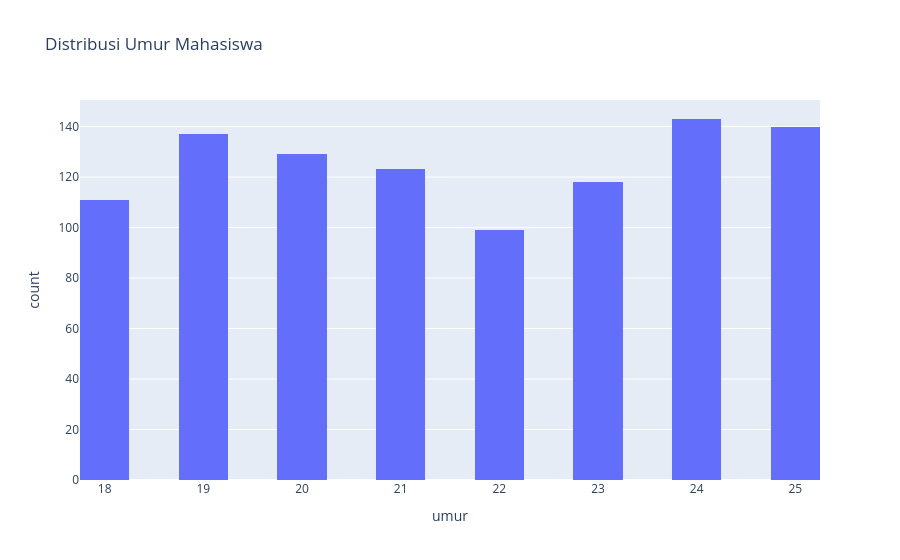

The notebook cell this image was saved under:
### Code cell
# Distribusi Umur
fig = px.histogram(df, x='umur', nbins=15,
                   title='Distribusi Umur Mahasiswa')

fig.show()

### Figure 1 — Plotly figure (JSON) as saved in the notebook; plotly's stock layout.template omitted (floating-point values rounded to 4 significant figures; data arrays with more than 128 entries replaced by an {"elided": "..."} marker saying what was removed)
{"data": [{"bingroup": "x", "hovertemplate": "umur=%{x}<br>count=%{y}<extra></extra>", "legendgroup": "", "marker": {"color": "#636efa", "pattern": {"shape": ""}}, "name": "", "nbinsx": 15, "orientation": "v", "showlegend": false, "type": "histogram", "x": {"elided": "1000 int values"}, "xaxis": "x", "yaxis": "y"}], "layout": {"barmode": "relative", "legend": {"tracegroupgap": 0}, "title": {"text": "Distribusi Umur Mahasiswa"}, "xaxis": {"anchor": "y", "domain": [0, 1], "title": {"text": "umur"}}, "yaxis": {"anchor": "x", "domain": [0, 1], "title": {"text": "count"}}}}
